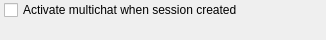
<?xml version="1.0" encoding="UTF-8"?>
<ui version="4.0">
 <class>SessionHelperSettings</class>
 <widget class="QWidget" name="SessionHelperSettings">
  <property name="geometry">
   <rect>
    <x>0</x>
    <y>0</y>
    <width>326</width>
    <height>40</height>
   </rect>
  </property>
  <property name="windowTitle">
   <string>Form</string>
  </property>
  <layout class="QFormLayout" name="layout">
   <property name="leftMargin">
    <number>4</number>
   </property>
   <property name="topMargin">
    <number>0</number>
   </property>
   <property name="rightMargin">
    <number>0</number>
   </property>
   <property name="bottomMargin">
    <number>1</number>
   </property>
   <item row="0" column="0" colspan="2">
    <widget class="QCheckBox" name="activateMultichatBox">
     <property name="text">
      <string>Activate multichat when session created</string>
     </property>
    </widget>
   </item>
  </layout>
 </widget>
 <resources/>
 <connections/>
</ui>
